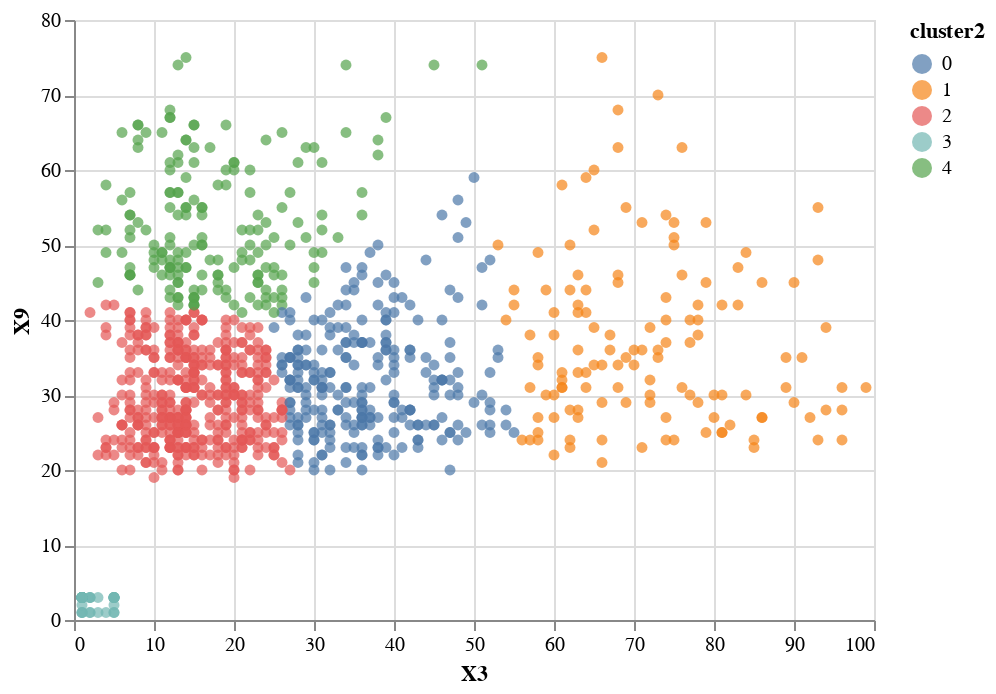

Notebook cell for this chart:
### Code cell
chart1 = alt.Chart(df).mark_circle().encode(x='X3', y= 'X9',color='cluster2:N', tooltip=['X1', 'cluster2', 'X3', 'X9']).interactive()
chart1

### Figure 1 — Vega-Lite specification as saved in the notebook (floating-point values rounded to 4 significant figures; data arrays with more than 128 entries replaced by an {"elided": "..."} marker saying what was removed)
{"config": {"view": {"continuousWidth": 400, "continuousHeight": 300}}, "data": {"name": "data-d9291cdaba3d8bde920dabf4c7dc2881"}, "mark": "circle", "encoding": {"color": {"type": "nominal", "field": "cluster2"}, "tooltip": [{"type": "quantitative", "field": "X1"}, {"type": "quantitative", "field": "cluster2"}, {"type": "quantitative", "field": "X3"}, {"type": "quantitative", "field": "X9"}], "x": {"type": "quantitative", "field": "X3"}, "y": {"type": "quantitative", "field": "X9"}}, "selection": {"selector008": {"type": "interval", "bind": "scales", "encodings": ["x", "y"]}}, "$schema": "https://vega.github.io/schema/vega-lite/v4.8.1.json", "datasets": {"data-d9291cdaba3d8bde920dabf4c7dc2881": {"elided": "1000 records"}}}
